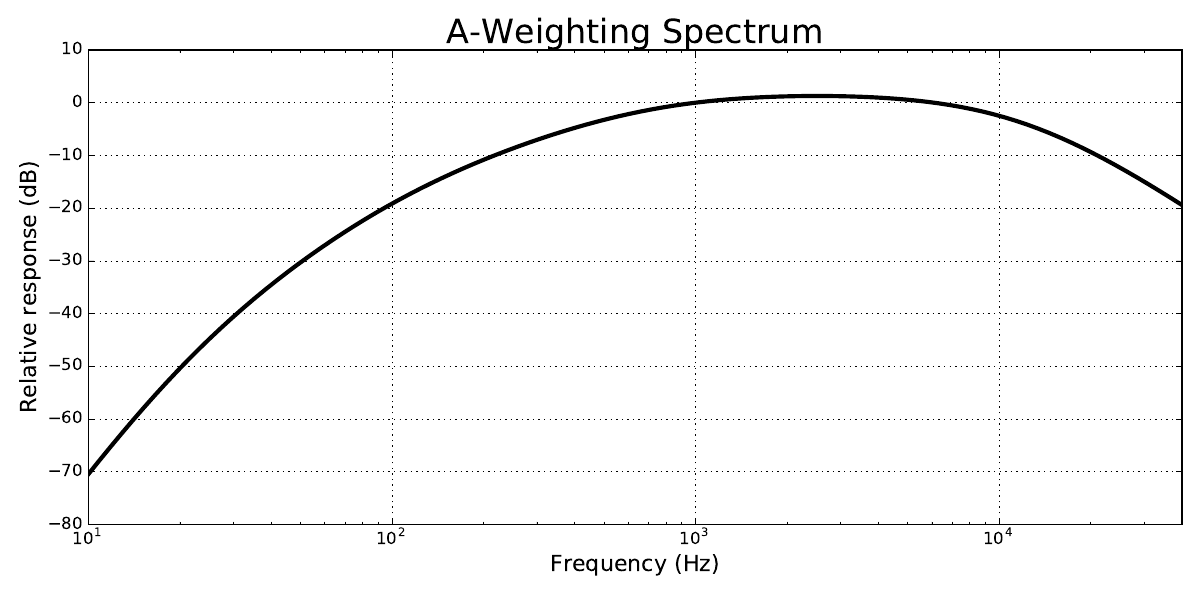

Python code for this plot:
#Draw A-weighting spectrum

import os
import sys
sys.path.append(os.path.abspath(os.path.dirname(__file__) + '/' + '..'))

import numpy as np
from gpkit import ureg
from matplotlib import pyplot as plt
from noise_models import noise_weighting

#Computations
f = np.logspace(np.log10(10),np.log10(40000),100)*ureg.turn/ureg.s
SPL = np.zeros(np.size(f))
dBA_offset = noise_weighting(f,SPL,type="A")


# Plotting commands
plt.ion()
fig1 = plt.figure(figsize=(12,6), dpi=80)
plt.rc('axes', axisbelow=True)
plt.show()

plt.plot(f.to(ureg.turn/ureg.s).magnitude,dBA_offset,'k-',linewidth=3)

plt.xlim(xmin=np.min(f.to(ureg.turn/ureg.s).magnitude),
	xmax=np.max(f.to(ureg.turn/ureg.s).magnitude))
plt.xscale("log")
plt.grid()
plt.xlabel('Frequency (Hz)', fontsize = 16)
plt.ylabel('Relative response (dB)', fontsize = 16)
plt.title("A-Weighting Spectrum", fontsize = 24)
plt.tight_layout()
plt.savefig('dBA_spectrum.pdf')